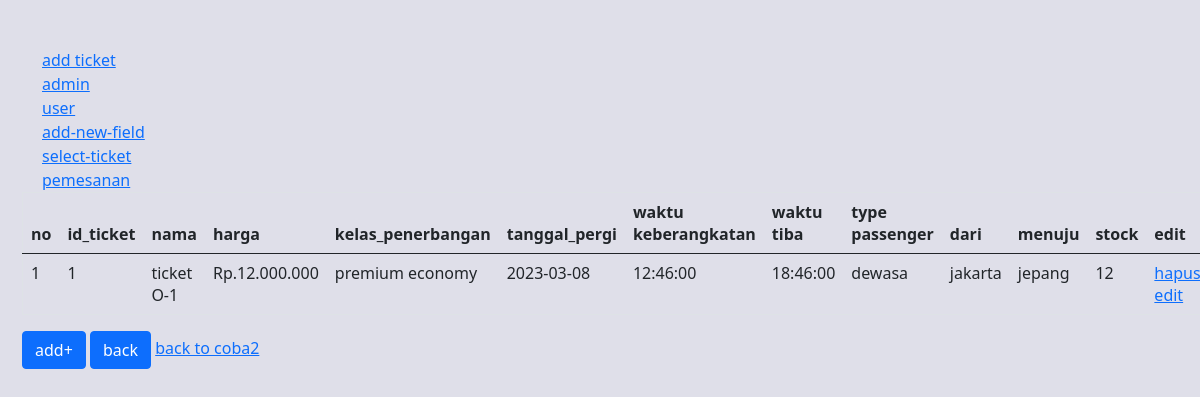
The app's page /admin2.php?halaman=add-ticket, older data.
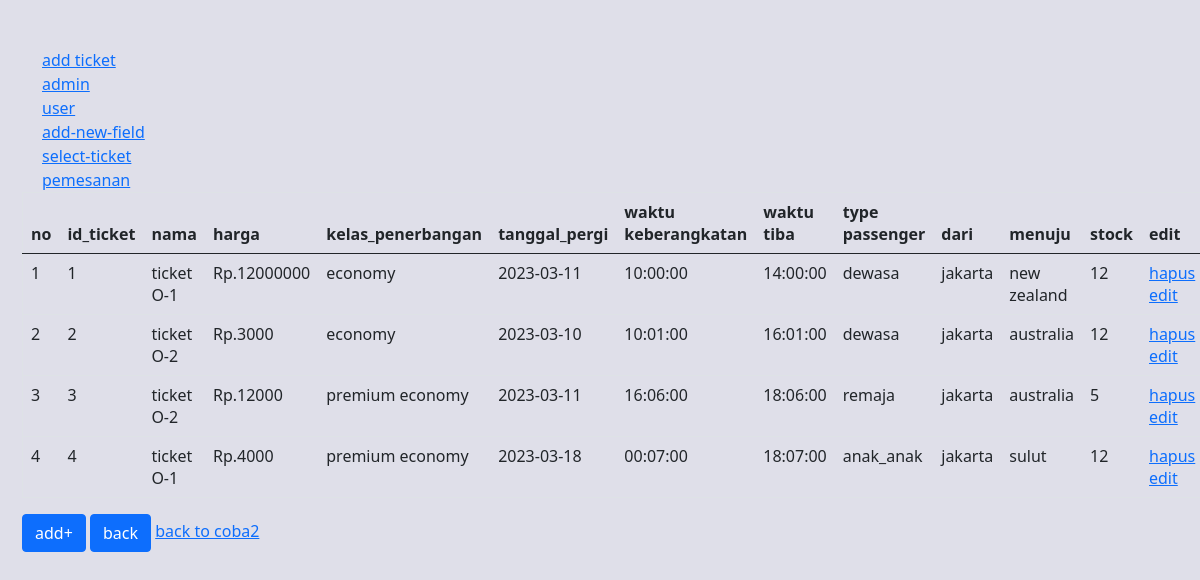
The same page, newer data.
### tables this page shows
CREATE TABLE `ticket` (
  `id_ticket` text DEFAULT NULL,
  `name` varchar(100) DEFAULT NULL,
  `harga` int(200) DEFAULT NULL,
  `kelas_penerbangan` enum('economy','premium economy','vip','vvip') DEFAULT NULL,
  `tanggal_pergi` date DEFAULT NULL,
  `waktu_keberangkatan` time DEFAULT NULL,
  `waktu_tiba` time NOT NULL,
  `type_pasenger` enum('dewasa','remaja','anak_anak') DEFAULT NULL,
  `dari` enum('jakarta','bandung','aceh') NOT NULL,
  `menuju` enum('bali','buol','sulut','kalut','jepang','australia','new zealand') NOT NULL,
  `stock` int(11) NOT NULL
);

### ticket.php (the view, shortened to what this page needs)
<table class="table" border="1">
  <thead>
    <tr>
      <th scope="col">no</th>
      <th scope="col" name="id_ticket">id_ticket</th>
      <th scope="col" name="nama">nama</th>
      <th scope="col" name="harga">harga</th>
      <th scope="col" name="kelas_penerbangan">kelas_penerbangan</th>
      <th scope="col" name="tanggal_pergi">tanggal_pergi</th>
      <th scope="col" name="waktu_keberangkatan">waktu keberangkatan</th>
      <th scope="col" name="waktu_tiba">waktu tiba</th>
      <th scope="col" name="type_passenger">type passenger</th>
      <th scope="col" name="dari">dari</th>
      <th scope="col" name="menuju">menuju</th>
      <th scope="col" name="stock">stock</th>
      <th scope="col" name="edit">edit</th>
    </tr>
</thead>
<?php
include "config.php";
include "bot.php";
$no=1;
$ambildata =mysqli_query($konek, "SELECT * FROM ticket");
while ($tampil = mysqli_fetch_array($ambildata)){
    echo "
        <tr>
        <td>$no</td>
        <td>$tampil[id_ticket]</td>
        <td>$tampil[name]</td>
        <td>Rp.$tampil[harga]</td>
        <td>$tampil[kelas_penerbangan]</td>
        <td>$tampil[tanggal_pergi]</td>
        <td>$tampil[waktu_keberangkatan]</td>
        <td>$tampil[waktu_tiba]</td>
        <td>$tampil[type_pasenger]</td>
        <td>$tampil[dari]</td>
        <td>$tampil[menuju]</td>
        <td>$tampil[stock]</td>
        <td><a href='?kode=$tampil[id_ticket]'>hapus</a>
        <a href='edit.php?kode1=$tampil[id_ticket]'>edit</td>
        </tr>";
    $no++;
}
?>
</table>
<a href="ticketaction.php" class="btn btn-primary">add+</a>
<a href="admin2.php" class="btn btn-primary">back</a>
<a href="coba2.php">back to coba2</a>

Row changes from the older to the newer data that the page shows:
changed ticket id 1: harga "12.000.000" → "12000000"; kelas_penerbangan "premium economy" → "economy"; tanggal_pergi "2023-03-08" → "2023-03-11"; waktu_keberangkatan "12:46:00" → "10:00:00"; waktu_tiba "18:46:00" → "14:00:00"; menuju "jepang" → "new zealand"
added ticket: id_ticket "2", name "ticket O-2", harga "3000", kelas_penerbangan "economy", tanggal_pergi "2023-03-10", waktu_keberangkatan "10:01:00", waktu_tiba "16:01:00", type_pasenger "dewasa", dari "jakarta", menuju "australia", stock "12"
added ticket: id_ticket "3", name "ticket O-2", harga "12000", kelas_penerbangan "premium economy", tanggal_pergi "2023-03-11", waktu_keberangkatan "16:06:00", waktu_tiba "18:06:00", type_pasenger "remaja", dari "jakarta", menuju "australia", stock "5"
added ticket: id_ticket "4", name "ticket O-1", harga "4000", kelas_penerbangan "premium economy", tanggal_pergi "2023-03-18", waktu_keberangkatan "00:07:00", waktu_tiba "18:07:00", type_pasenger "anak_anak", dari "jakarta", menuju "sulut", stock "12"
